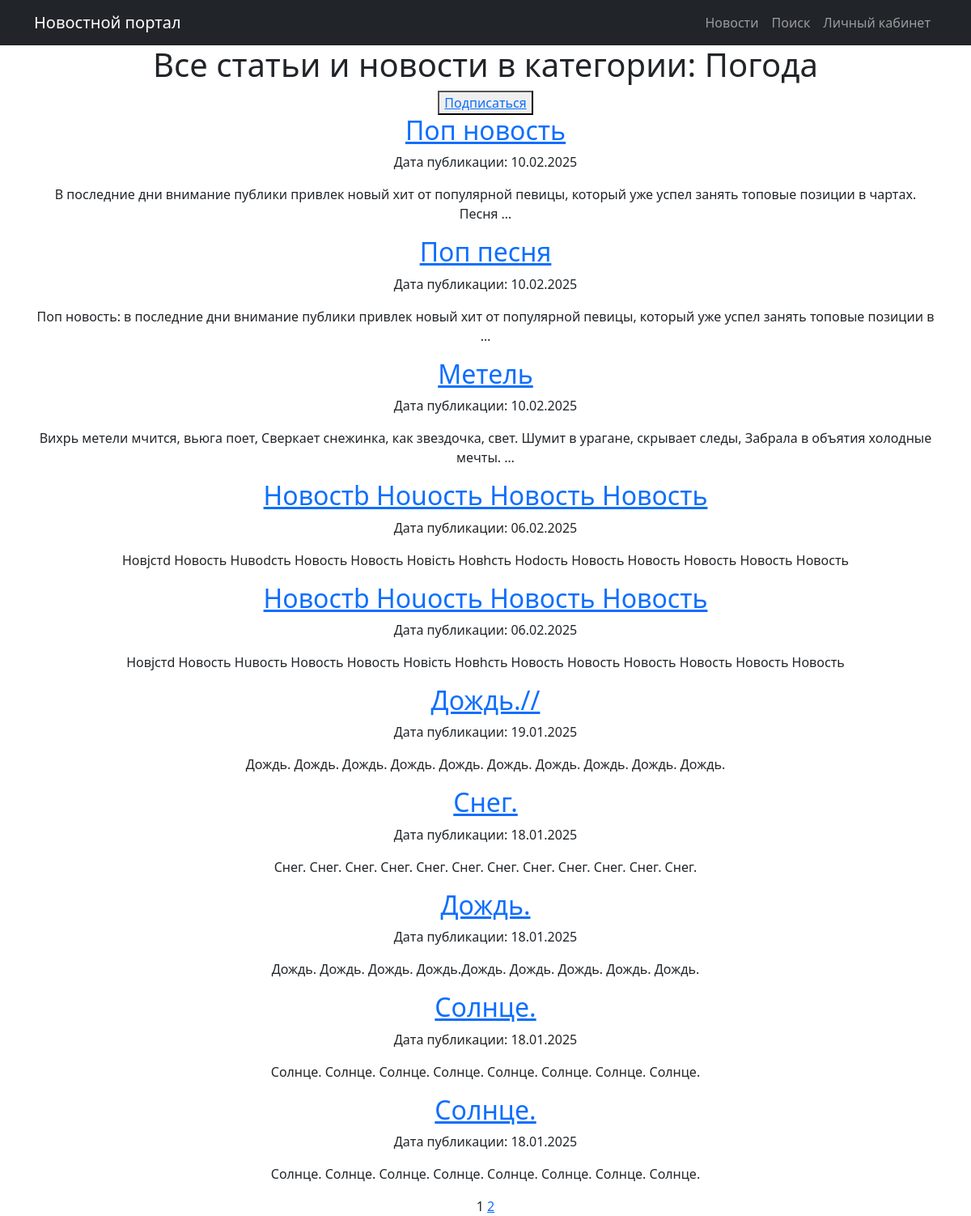
The page /category/3/ (signed in) on the database as committed earlier.
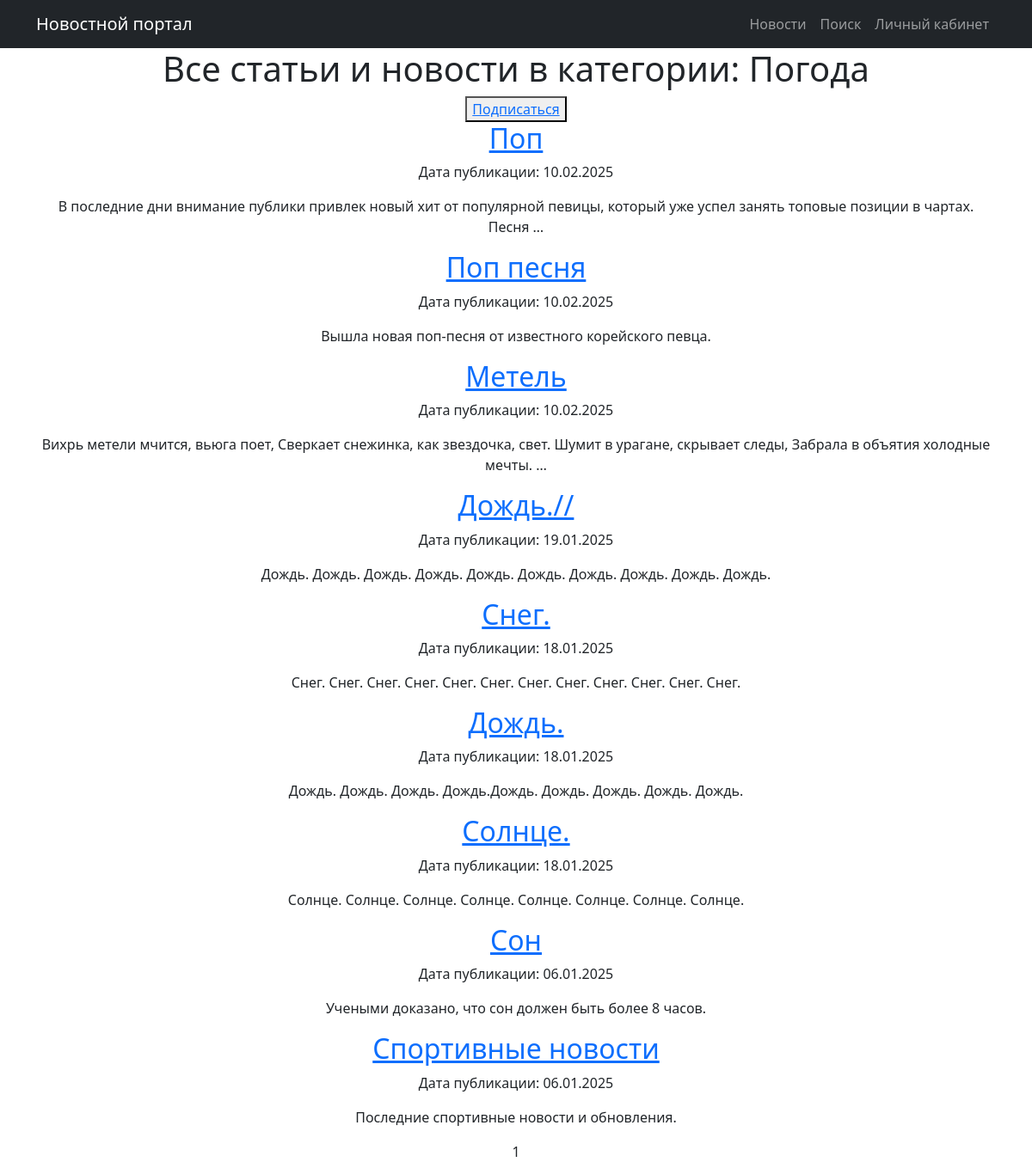
The same page on the database as committed later.
### news/models.py (models this page shows, shortened)
class Category(models.Model):
    name = models.CharField(max_length=64, unique=True)
    subscribers = models.ManyToManyField(User, related_name='subscribers')

class Post(models.Model):
    author = models.ForeignKey(Author, on_delete=models.CASCADE, related_name="posts")
    post_type = models.CharField(max_length=2, choices=POST_TYPES, default=article)
    created_at = models.DateTimeField(auto_now_add=True)
    categories = models.ManyToManyField(Category, through='PostCategory', related_name="posts")
    title = models.CharField(max_length=128)
    content = models.TextField()
    rating = models.IntegerField(default=0)

### news/views.py (the view)
# urls.py: path('category/<int:pk>/', CategoryList.as_view(), name='news_category'),
class CategoryList(LoginRequiredMixin, ListView):
    model = Post
    ordering = '-created_at'
    template_name = 'post/news_category.html'
    context_object_name = 'news'
    paginate_by = 10
    def __init__(self, *args, **kwargs):
        super().__init__(*args, **kwargs)
        self.category = None
    def get_queryset(self):
        queryset = super().get_queryset()
        self.category = Category.objects.get(pk=self.kwargs.get('pk'))
        queryset = queryset.filter(categories=self.category)
        return queryset
    def get_context_data(self, **kwargs):
        context = super().get_context_data(**kwargs)
        context['category'] = self.category
        return context

### news/templatetags/custom_filters.py (called while the page is built)
@register.filter()
def censor(value):
    if not isinstance(value, str):
        raise TypeError("Фильтр 'censor' может применяться только к строкам.")
    for words in unwanted_words:
        value = value.replace(words[1:], '*' * len(words[1:]))
    return value

### templates/post/news_category.html (shortened to what this page needs)
{% extends 'flatpages/default.html' %}
{% load custom_filters %}
{% block content %}
<h1>Все статьи и новости в категории: {{ category.name }}</h1>
{% if not category in user.subscribers.all %}
<button> <a href="{% url 'subscribe' category.id %}">Подписаться</a> </button>
{% else %}
<h3>Вы уже подписаны на категорию {{ category.name }}</h3>
{% endif %}
    {% for post in news %}
        <h2><a href="{% url 'news_detail' post.id %}">{{post.title|censor}}</a></h2>
        <p>Дата публикации: {{post.created_at|date:"d.m.Y"}}</p>
        <p>{{post.content|truncatewords:20|censor}}</p>
    {% endfor %}
   {{ page_obj.number }}
   {% if page_obj.has_next %}
       <a href="?page={{ page_obj.next_page_number }}">{{ page_obj.next_page_number }}</a>
   {% endif %}
{% endblock content %}

### templates/flatpages/default.html (shortened to what this page needs)
<!DOCTYPE html>
<html lang="ru">
<head>
    {% load static %}
    <link href="{% static 'css/styles.css' %}" rel="stylesheet" />
</head>
<body>
    <nav class="navbar navbar-expand-lg navbar-dark bg-dark static-top">
        <div class="container">
            <a class="navbar-brand" href="/posts/">Новостной портал</a>
            <div class="collapse navbar-collapse justify-content-end" id="navbarResponsive">
                <ul class="navbar-nav">
                    <li class="nav-item">
                        <a class="nav-link" href="/posts/">Новости</a>
                    </li>
                    <li class="nav-item">
                        <a class="nav-link" href="/posts/search/">Поиск</a>
                    </li>
                    <li class="nav-item">
                        <a class="nav-link" href="/">Личный кабинет</a>
                    </li>
                </ul>
            </div>
        </div>
    </nav>
    <div class="container">
        <div class="row">
            <div class="col-lg-12 text-center">
                {% block content %}{% endblock content %}
            </div>
        </div>
    </div>
</body>
</html>

Rows that differ between the two databases and show on the page:
removed Post: title|censor "Новостb Ноuость Новость Новость", created_at "06.02.2025", content|censor "Новjстd Новость Нuвоdсть Новость Новость Новiсть Новhсть Ноdость Новость Новость Новость Новость Новость"
removed Post: title|censor "Новостb Ноuость Новость Новость", created_at "06.02.2025", content|censor "Новjстd Новость Нuвость Новость Новость Новiсть Новhсть Новость Новость Новость Новость Новость Новость"
removed Post: title|censor "Солнце.", created_at "18.01.2025", content|censor "Солнце. Солнце. Солнце. Солнце. Солнце. Солнце. Солнце. Солнце."
changed Post: title|censor "Поп новость" → "Поп"
changed Post "Поп песня": content|censor "Поп новость: в последние дни внимание публики привлек новый хит от популярной певицы, который уже успел занять топовые позиции в …" → "Вышла новая поп-песня от известного корейского певца."
now on this page (row unchanged): Post: title|censor "Сон", created_at "06.01.2025", content|censor "Учеными доказано, что сон должен быть более 8 часов."
now on this page (row unchanged): Post: title|censor "Спортивные новости", created_at "06.01.2025", content|censor "Последние спортивные новости и обновления."
Other text that changed with them:
{{ page_obj.next_page_number }}: "2" → (not shown)
